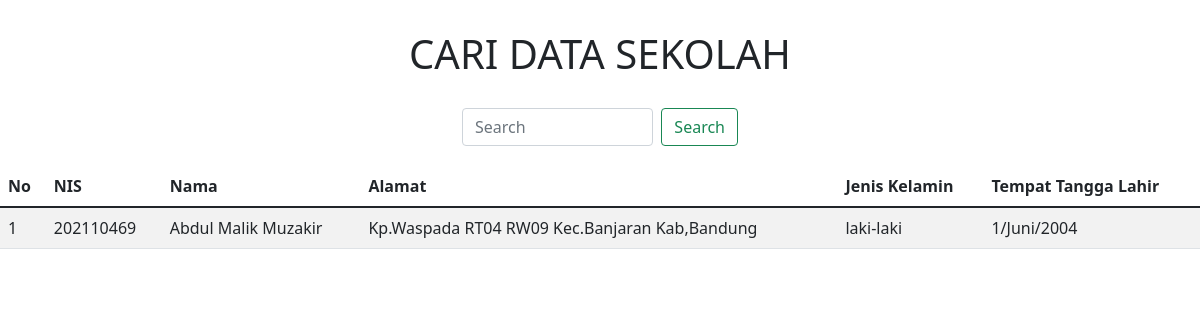
Screenshot of /XI_RPL_1/AbdulMalikMuzakir/abdul/cari.php with the database file from the repository.
### tables this page shows
CREATE TABLE `datasekolah` (
  `id` int(11) NOT NULL,
  `nis` int(15) NOT NULL,
  `nama` varchar(50) NOT NULL,
  `alamat` text NOT NULL,
  `jk` enum('laki-laki','perempuan') NOT NULL,
  `ttl` varchar(20) NOT NULL
);

### XI_RPL_1/AbdulMalikMuzakir/abdul/cari.php (the view, shortened to what this page needs)
<!doctype html>
<html lang="en">
  <head>
    <link href="https://cdn.jsdelivr.net/npm/bootstrap@5.1.3/dist/css/bootstrap.min.css" rel="stylesheet">
  </head>
  <body>
    <?php require_once ("database.php") ?>
  <h1 align="center" style="margin-top: 30px;">CARI DATA SEKOLAH</h1>
    <div class="container-fluid" style="background-color: #fff; width: 300px; margin-top: 30px; padding-bottom: 20px;">
        <form class="d-flex" action="" method="POST" autocomplete="off">
            <input class="form-control me-2" maxlength="3" type="search" name="cari" placeholder="Search" aria-label="Search">
            <button class="btn btn-outline-success" type="submit" name="btnCari">Search</button>
        </form>
    </div>
    <table class="table table-striped">
        <thead>
            <tr>
                <th>No</th>
                <th>NIS</th>
                <th>Nama</th>
                <th>Alamat</th>
                <th>Jenis Kelamin</th>
                <th>Tempat Tangga Lahir</th>
            </tr>
        </thead>
        <?php
        if(isset($_POST['btnCari'])) {
            $cari = $conn->real_escape_string($_POST['cari']);
            function validate($data) {
                $data = trim($data);
                $data = stripslashes($data);
                $data = htmlspecialchars($data);
                return $data;
            }
            $cari = validate(filter_var($cari, FILTER_SANITIZE_STRING));
            $data = mysqli_query($conn,"SELECT * FROM datasekolah WHERE id = $cari");
        } else {
            $data = mysqli_query($conn,"SELECT * FROM datasekolah");
        }
        $d = mysqli_fetch_array($data);
        ?>
        <tbody>
            <tr>
                <td><?php echo $d['id'] ?></td>
                <td><?php echo $d['nis'] ?></td>
                <td><?php echo $d['nama'] ?></td>
                <td><?php echo $d['alamat'] ?></td>
                <td><?php echo $d['jk'] ?></td>
                <td><?php echo $d['ttl'] ?></td>
            </tr>
        </tbody>
    </table>
  </body>
</html>

### rows the page displays
datasekolah: id "1", nis "202110469", nama "Abdul Malik Muzakir", alamat "Kp.Waspada RT04 RW09 Kec.Banjaran Kab,Bandung", jk "laki-laki", ttl "1/Juni/2004"
